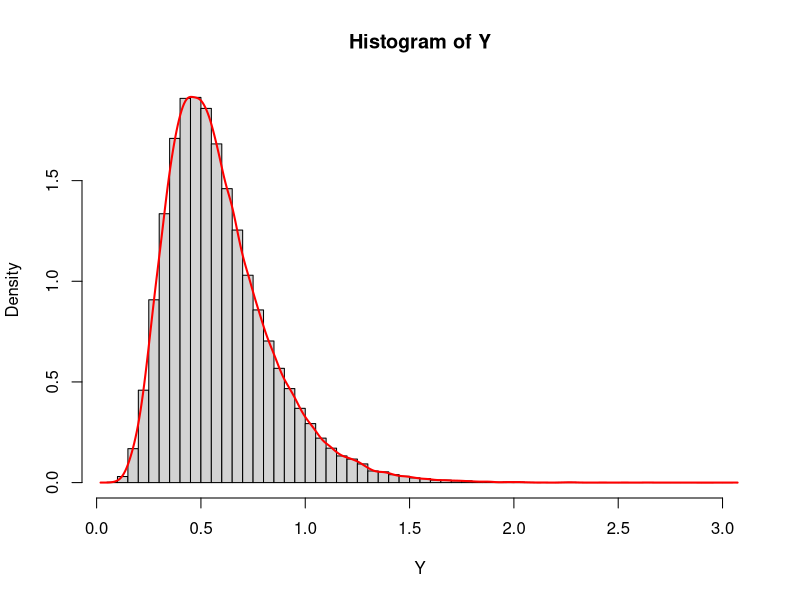
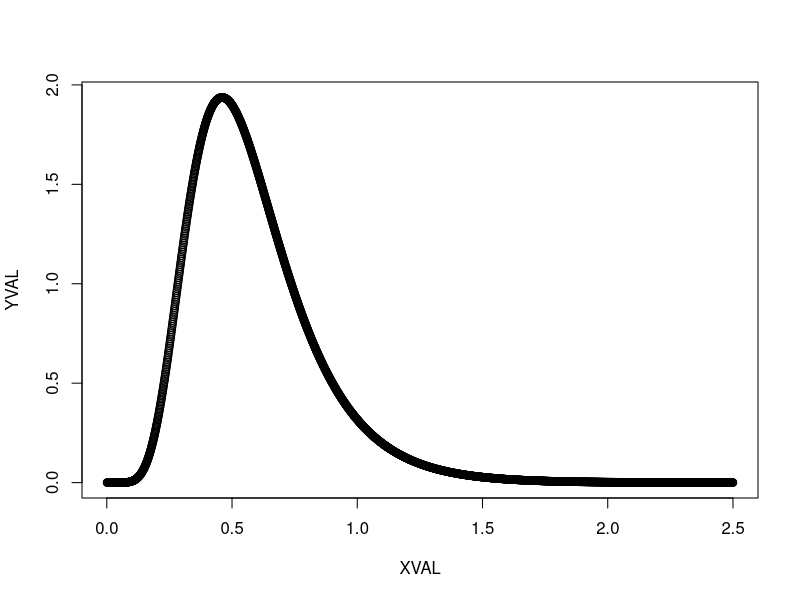

These charts were generated, in order, by the following R code:
N = 100000
lambda = 5

exp1 = rexp(N, rate = lambda)
exp2 = rexp(N, rate = lambda)
exp3 = rexp(N, rate = lambda)
exp4 = rexp(N, rate = lambda)
exp5 = rexp(N, rate = lambda)
exp6 = rexp(N, rate = lambda)
exp7 = rexp(N, rate = lambda)
exp8 = rexp(N, rate = lambda)
exp9 = rexp(N, rate = lambda)
exp10 = rexp(N, rate = lambda)

Y = pmax(exp1, exp2, exp3, exp4, exp5,
         exp6, exp7, exp8, exp9, exp10)

hist(Y, breaks = 50, prob = TRUE)
lines(density(Y), col="red", xlim=c(0,2.5), lwd=2)

# pdf("~/AllStatistics/files/ch2_2.21.pdf",
#     width = 5, height = 4)
# hist(Y, breaks = 50, prob = TRUE)
# lines(density(Y), col="red", xlim=c(0,5), lwd=2)
# dev.off()

XVAL = 1:2500/1000
YVAL = 50*exp(-5*XVAL)*(1 - exp(-5*XVAL))^9

plot(XVAL, YVAL)                     
